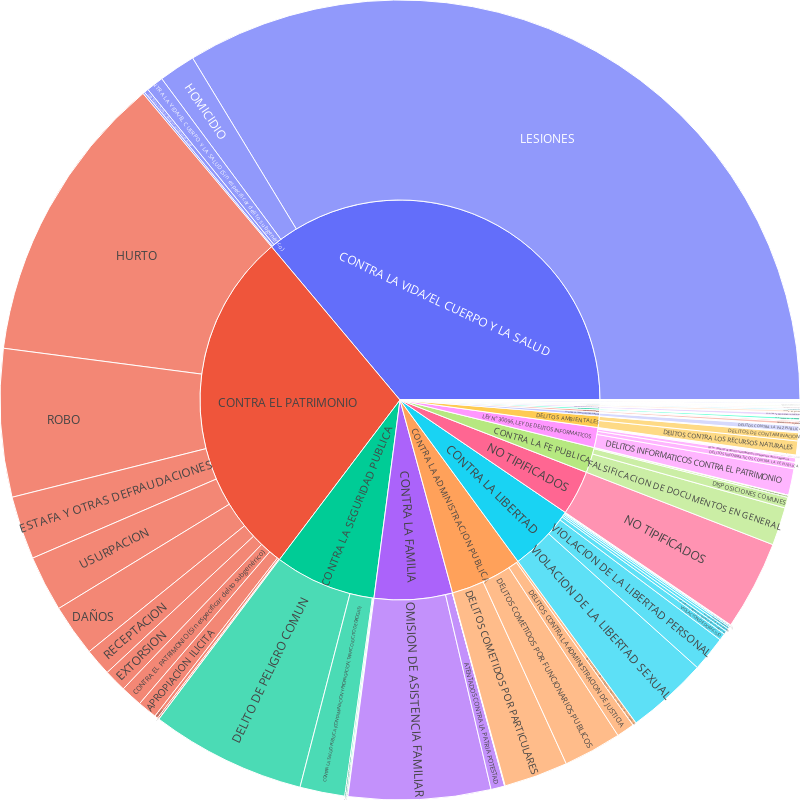

The notebook cell this image was saved under:
### Code cell
gsgwa = dd.groupby(['generico', 'subgenerico', 'des_articulo']).agg({'cantidad': 'sum'}).reset_index()
gsgwa = gsgwa.sort_values(by='cantidad', ascending=False)

fig = px.sunburst(
    gsgwa,
    path=['generico', 'subgenerico'],
    values='cantidad',
    width=800,  # Ajusta el ancho de la figura
    height=800  # Ajusta la altura de la figura
)
fig.update_layout(margin=dict(t=0, l=0, r=0, b=0))  # Ajusta los márgenes
fig.show()

### Figure 1 — Plotly figure (JSON) as saved in the notebook; plotly's stock layout.template omitted (floating-point values rounded to 4 significant figures; data arrays with more than 128 entries replaced by an {"elided": "..."} marker saying what was removed)
{"data": [{"branchvalues": "total", "domain": {"x": [0, 1], "y": [0, 1]}, "hovertemplate": "labels=%{label}<br>cantidad=%{value}<br>parent=%{parent}<br>id=%{id}<extra></extra>", "ids": {"elided": "145 str values"}, "labels": {"elided": "145 str values"}, "name": "", "parents": {"elided": "145 str values"}, "type": "sunburst", "values": {"elided": "145 int values"}}], "layout": {"height": 800, "legend": {"tracegroupgap": 0}, "margin": {"b": 0, "l": 0, "r": 0, "t": 0}, "width": 800}}
